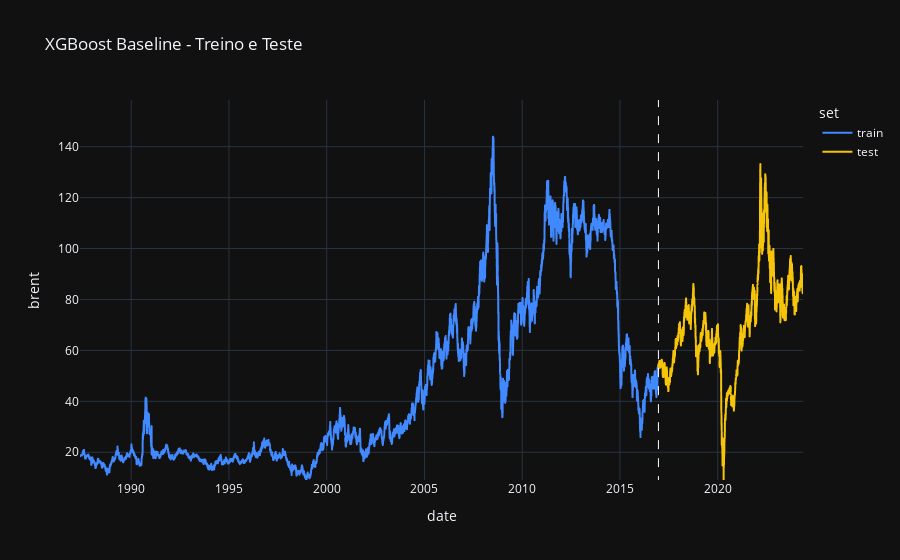

The notebook cell this image was saved under:
### Code cell
# plotar treino e teste no mesmo gráfico com plotly
plotly_df = pd.DataFrame({'date': df_baseline.index,
                          'brent': df_baseline['brent']})
plotly_df['set'] = 'train'
plotly_df.loc[X_test_baseline.index, 'set'] = 'test'

# export plotly_df as xgboost_baseline_train_test
plotly_df.to_parquet(r'data\xgboost_baseline_train_test.parquet')

fig = px.line(plotly_df, x='date', y='brent', 
              title='XGBoost Baseline - Treino e Teste', 
              color='set', 
              color_discrete_map={'train': '#4089FF', 
                                  'test': '#f6c409'},
              template='plotly_dark')

# y_lim = max(y)+10% para melhor visualização
fig.update_yaxes(range=[min(y), max(y)+max(y)*0.1])
# linha tracejada vertical para dividir treino e teste
fig.add_shape(type='line', 
                x0=X_test_baseline.index[0],
                y0=0,
                x1=X_test_baseline.index[0],
                y1=max(y)+max(y)*0.1,
               line=dict(color='white', width=1, dash='dash'))

fig.show()

### Figure 1 — Plotly figure (JSON) as saved in the notebook; plotly's stock layout.template omitted (floating-point values rounded to 4 significant figures; data arrays with more than 128 entries replaced by an {"elided": "..."} marker saying what was removed)
{"data": [{"hovertemplate": "set=train<br>date=%{x}<br>brent=%{y}<extra></extra>", "legendgroup": "train", "line": {"color": "#4089FF", "dash": "solid"}, "marker": {"symbol": "circle"}, "mode": "lines", "name": "train", "showlegend": true, "type": "scattergl", "x": {"elided": "7719 str values"}, "xaxis": "x", "y": {"elided": "7719 float values"}, "yaxis": "y"}, {"hovertemplate": "set=test<br>date=%{x}<br>brent=%{y}<extra></extra>", "legendgroup": "test", "line": {"color": "#f6c409", "dash": "solid"}, "marker": {"symbol": "circle"}, "mode": "lines", "name": "test", "showlegend": true, "type": "scattergl", "x": {"elided": "1930 str values"}, "xaxis": "x", "y": {"elided": "1930 float values"}, "yaxis": "y"}], "layout": {"legend": {"title": {"text": "set"}, "tracegroupgap": 0}, "shapes": [{"line": {"color": "white", "dash": "dash", "width": 1}, "type": "line", "x0": "2016-12-20T00:00:00", "x1": "2016-12-20T00:00:00", "y0": 0, "y1": 158.3}], "title": {"text": "XGBoost Baseline - Treino e Teste"}, "xaxis": {"anchor": "y", "domain": [0, 1], "title": {"text": "date"}}, "yaxis": {"anchor": "x", "domain": [0, 1], "range": [9.1, 158.3], "title": {"text": "brent"}}}}
